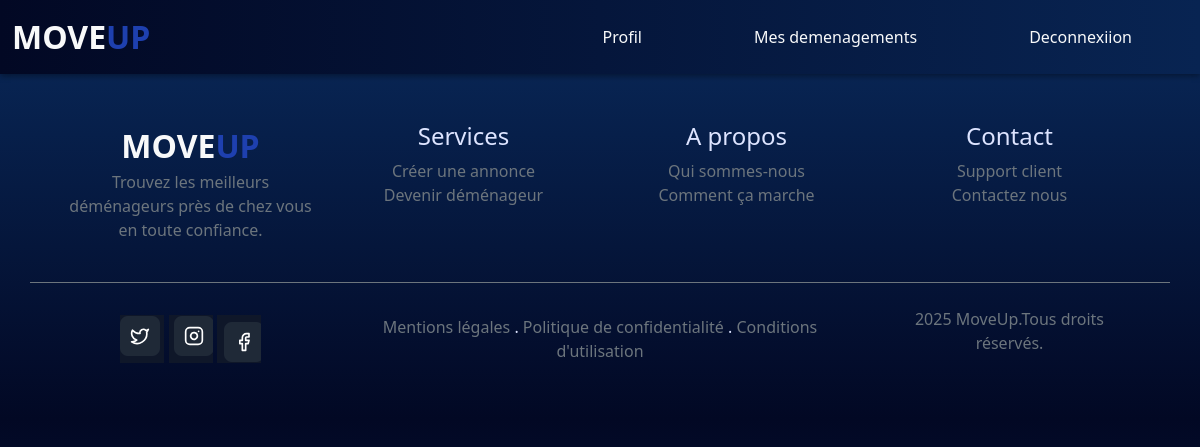
The page /demenageur/annonces_disponibles.php on the database as committed earlier.
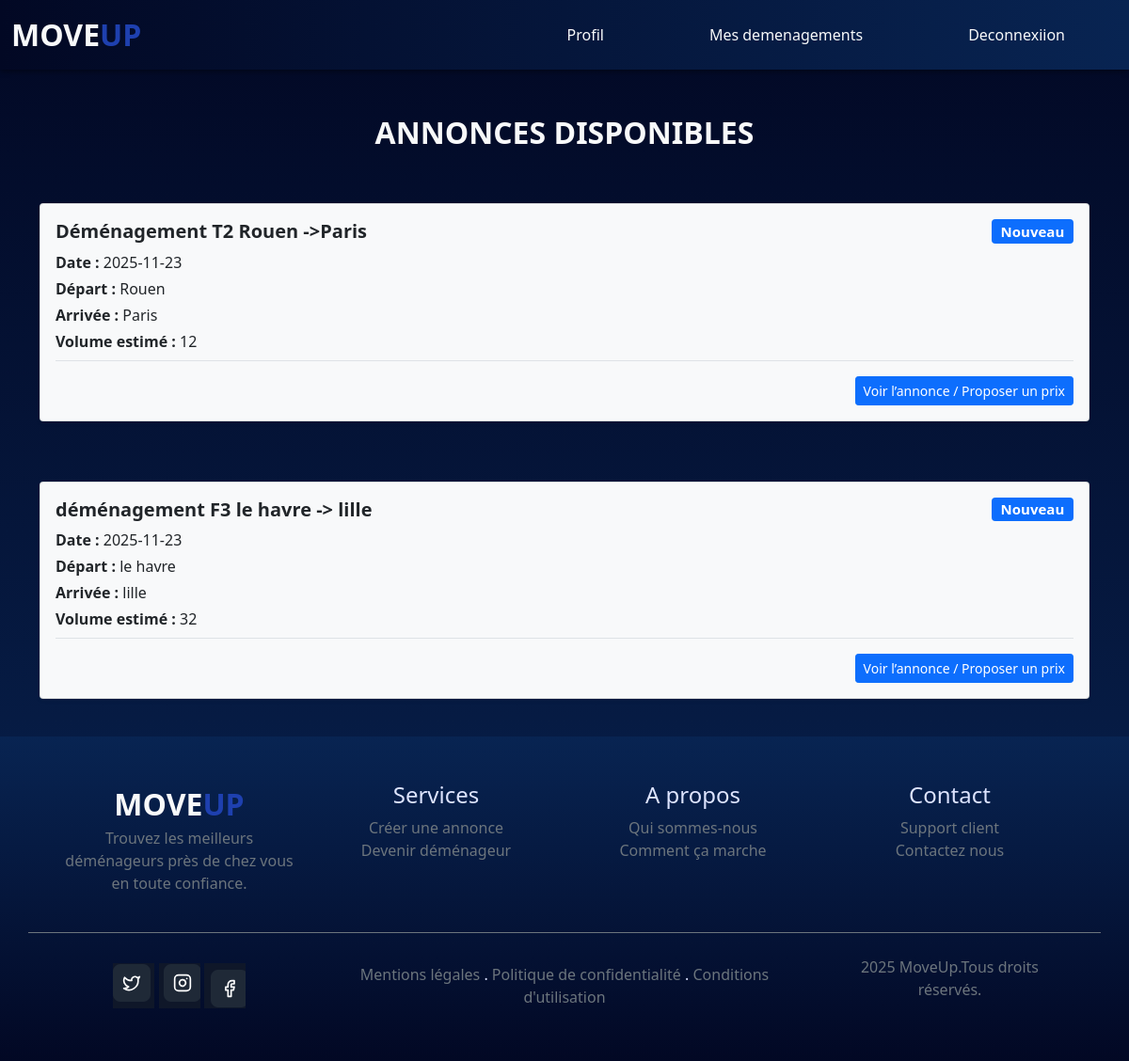
The same page on the database as committed later.
### tables this page shows
CREATE TABLE `annonce` (
  `id` int(11) NOT NULL,
  `id_client` int(11) NOT NULL,
  `date_demenagement` date NOT NULL,
  `ville_depart` varchar(250) NOT NULL,
  `ville_arrivee` varchar(250) NOT NULL,
  `volume` float NOT NULL,
  `titreannonce` varchar(250) NOT NULL,
  `ascenseur_arrivee` varchar(255) NOT NULL,
  `description` text NOT NULL,
  `date_creation` date NOT NULL,
  `nombrededemenagement` int(11) NOT NULL,
  `heur` varchar(255) NOT NULL,
  `adresse_depart` varchar(255) NOT NULL,
  `type_logement_arrivee` text NOT NULL,
  `etage_depart` varchar(255) NOT NULL,
  `Ascenseur_depart` varchar(255) NOT NULL,
  `address_arrivee` varchar(255) NOT NULL,
  `type_logement_depart` varchar(255) NOT NULL,
  `etage_arrivee` varchar(11) NOT NULL,
  `objets_principaux` varchar(255) NOT NULL
);

### fonction.php (called while the page is built, shortened)
<?php
include_once 'Visiteur/header.php';
    try
    {
        $pdo= new PDO("mysql:host=localhost;dbname=tableaux","root","root");
        $pdo->setAttribute(PDO::ATTR_ERRMODE, PDO::ERRMODE_SILENT);
    }
    catch(Exception $e)
    {
        die('Erreur : '.$e->getMessage());
    }
function get_annonce()
{
    global $pdo;
    $annonceStatement = $pdo->prepare('select * from annonce');
    $annonceStatement->execute();
    $annonce=$annonceStatement->fetchAll();
    return $annonce;
}
?>

### demenageur/annonces_disponibles.php (the view, shortened to what this page needs)
<?php
include_once '../Visiteur/header.php';
include_once 'nav .php';
include_once '../fonction.php';
$annonce=get_annonce();
$i=0;
?>
<body class="background-A">
<?php foreach($annonce as $ann){  $_SESSION['id_ann']=$ann['id']?>
<section class="container py-4">
  <div class="row">
    <?php if($i==0){?><h2 class="text-center text-light py-4">ANNONCES DISPONIBLES</h2> <?php $i++;}?>
  </div>
  <div class="card mb-3 bg-light shadow-sm">
    <div class="card-body">
      <h5 class="card-title fw-bold mb-2 d-flex justify-content-between align-items-center">
        <span><?php echo $ann['titreannonce'];?></span>
        <span class="badge bg-primary">Nouveau</span>
      </h5>
      <p class="card-text mb-1">
        <strong>Date :</strong> <?php echo($ann['date_creation']);?>
      </p>
      <p class="card-text mb-1">
        <strong>Départ :</strong> <?php echo($ann['ville_depart']);?>
      </p>
      <p class="card-text mb-1">
        <strong>Arrivée :</strong> <?php echo($ann['ville_arrivee']);?>
      </p>
      <p class="card-text mb-2">
        <strong>Volume estimé :</strong> <?php echo($ann['volume']);?>
      </p>
      <div class="d-flex justify-content-end border-top pt-3 mt-2">
        <a href="details_annonce.php?id=1" class="btn btn-primary btn-sm">
          Voir l’annonce / Proposer un prix
        </a>
      </div>
    </div>
  </div>
</section>
<?php }?>
</body>
<?php
include_once '../Visiteur/footer.php';
?>

### Visiteur/header.php (shortened to what this page needs)
<!Doctype html>
<html>
    <head>
        <link href="https://cdn.jsdelivr.net/npm/bootstrap@5.1.3/dist/css/bootstrap.min.css" rel="stylesheet">
        <link href="../styl.css" rel="stylesheet">
   </head>

### demenageur/nav .php (shortened to what this page needs)
<?php
include_once '../Visiteur/header.php';
include_once '../fonction.php';
?>
<body>
    <nav class="navbar navbar-expand-lg navbar-dark background-C">
  <div class="container-fluid">
    <a class="navbar-brand text-light fw-bold fs-2" href="#">MOVE<span class="titre-color">UP</span></a>
    <div class="collapse navbar-collapse" id="navbarSupportedContent">
      <ul class="navbar-nav ms-auto mb-2 mb-lg-0 align-items-center">
        <li class="nav-item">
          <a class="nav-link mx-lg-5 text-light dynamique " aria-current="page" href="profil.php">Profil</a>
        </li>
        <li class="nav-item ">
          <a class="nav-link mx-lg-5 text-light dynamique" href="mes_demenagements.php" >
            Mes demenagements
          </a>
        </li>
        <li class="nav-item ">
          <a class="nav-link mx-lg-5 text-light dynamique" href="#" >
            Deconnexiion
          </a>
        </li>
      </ul>
    </div>
  </div>
</nav>
</body>

### Visiteur/footer.php
<?php
include_once'header.php';
?>
<footer class="background-B text-light py-4 " >
    <div class="container justify-content-center align-items-center text-center ">
        <div class="row p-4">
            <div class="col-12 col-md-3">
                <a class="text-light fw-bold fs-2" href="#">MOVE<span class="titre-color">UP</span></a>
                <p class="fs-6 text-secondary">Trouvez les meilleurs déménageurs près de chez vous en toute confiance.</p>
            </div>
            <div class="col-12 col-md-3">
                <h4>Services</h4>
                <a class="fs-6 text-secondary d-block" href="#">Créer une annonce</a>
                <a class="fs-6 text-secondary d-inlign-block" href="#">Devenir déménageur</a>
            </div>
            <div class="col-12 col-md-3">
                <h4>A propos </h4>
                <a class="fs-6 text-secondary d-block" href="#">Qui sommes-nous</a>
                <a class="fs-6 text-secondary d-inlign-block" href="#">Comment ça marche</a>
            </div>
            <div class="col-12 col-md-3">
                <h4>Contact</h4>
                <a class="fs-6 text-secondary d-block" href="#">Support client</a>
                <a class="fs-6 text-secondary d-block" href="#">Contactez nous</a>
            </div>
        </div>
        <div class="row align-items-center border-top border-secondary justify-content-center text-center p-4">
            <div class="col-md-3 col-12 ">
                <a href="#" ><img src="../photo/photoe.png" alt="twitter"></a>
                <a href="#" ><img src="../photo/photog.png" alt="intagram"></a>
                <a href="#" ><img src="../photo/photoh.png" alt="facebook"></a>
            </div>
            <div class="col-md-6 col-12">
                <a href="#" class="text-secondary">Mentions légales </a>
                <span> . </span>
                <a href="#" class="text-secondary">Politique de confidentialité</a>
                <span> . </span>
                <a href="#" class="text-secondary">Conditions d'utilisation</a>
            </div>
            <div class="col-md-3 col-12">
                <p class="text-secondary">2025 MoveUp.Tous droits réservés.</p>
            </div>
        </div>
    </div>
</footer>

### styl.css (style rules this page uses)
.background-A { background: linear-gradient(to bottom, #020824, #082452) !important; }
.background-B { background: linear-gradient(to top, #020824, #082452); color: #DDE4FF !important; padding-top: 24px; padding-bottom: 24px; }
.background-C { background: linear-gradient(to right, #020824, #082452); box-shadow: 0 2px 6px rgba(0, 0, 0, 0.4); }
.titre-color { color: #1E40AF; }
a { text-decoration: none !important; }
h2 { color: #274690; font-weight: 750; text-align: center; margin-bottom: 2rem; }

Rows that differ between the two databases and show on the page:
added annonce: shows "ANNONCES DISPONIBLES", titreannonce "Déménagement T2 Rouen ->Paris", date_creation "2025-11-23", ville_depart "Rouen", ville_arrivee "Paris", volume "12"
added annonce: titreannonce "déménagement F3 le havre -> lille", date_creation "2025-11-23", ville_depart "le havre", ville_arrivee "lille", volume "32"
